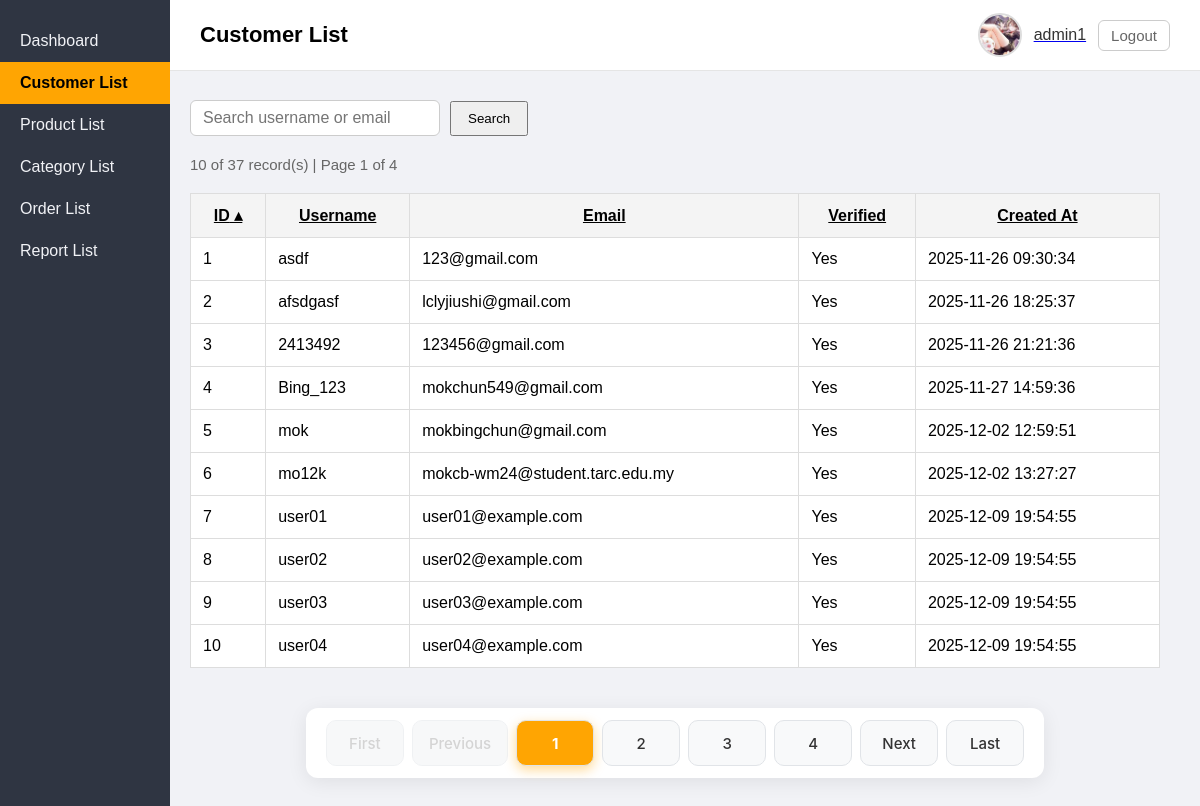
Page /admin/page/customer.php (signed in) on the committed database.
### tables this page shows
CREATE TABLE `customer` (
  `customer_id` int(11) NOT NULL,
  `username` varchar(100) NOT NULL,
  `email` varchar(100) NOT NULL,
  `is_verified` tinyint(1) DEFAULT 0,
  `password` varchar(255) NOT NULL,
  `failed_attempt` int(11) NOT NULL DEFAULT 0,
  `last_failed_at` datetime DEFAULT NULL,
  `phone` varchar(20) NOT NULL,
  `created_at` datetime NOT NULL DEFAULT current_timestamp(),
  `photo` varchar(255) NOT NULL
);

### admin/page/customer.php (the view, shortened to what this page needs)
<?php
require '../_base.php';
$current = 'customer';
$_title = 'Customer List';
$fields = [
    'customer_id'   => 'ID',
    'username'      => 'Username',
    'email'         => 'Email',
    'is_verified'   => 'Verified',
    'created_at'    => 'Created At',
];
$sort = req('sort');
key_exists($sort, $fields) || $sort = 'customer_id';
$dir = req('dir');
in_array($dir, ['asc', 'desc']) || $dir = 'asc';
$sql = "SELECT * FROM customer WHERE 1=1";
$params = [];
$sql .= " ORDER BY $sort $dir";
$page = req('page', 1);
require_once '../lib/SimplePager.php';
$p = new SimplePager($sql, $params, 10, $page);
$customer_list = $p->result;
include '../_head.php';
?>
<div class="content">
    <form method="get" class="search-form" style="margin-bottom:20px; display:flex; gap:10px;">
        <?= html_search('keyword', 'Search username or email', 'style="padding:8px 12px; border:1px solid #ccc; border-radius:6px; width:250px;"') ?>
        <button style="padding:8px 16px;">Search</button>
    </form>
        <p style="margin:20px 0; color:#666; font-size:15px;">
           <?= $p->count ?> of <?= $p->item_count ?> record(s) |
    Page <?= $p->page ?> of <?= $p->page_count ?>
        </p>
    <table class="customers-table">
        <thead>
            <tr>
                <?= table_headers($fields, $sort, $dir, "page=$page") ?>
            </tr>
        </thead>
        <tbody>
            <?php if (empty($customer_list)): ?>
                <tr><td colspan="5" style="text-align:center; padding:20px;">No results found</td></tr>
            <?php else: ?>
                <?php foreach ($customer_list as $customer): ?>
                    <tr>
                        <td><?= $customer->customer_id ?></td>
                        <td><?= $customer->username ?></td>
                        <td><?= $customer->email ?></td>
                        <td><?= $customer->is_verified ? 'Yes' : 'No' ?></td>
                        <td><?= $customer->created_at ?></td>
                    </tr>
                <?php endforeach; ?>
            <?php endif; ?>
        </tbody>
    </table>
    <div style="margin-top:20px;">
        <?= $p->html("sort=$sort&dir=$dir") ?>
    </div>
</div>
<?php include '../_foot.php'; ?>

### admin/_head.php (shortened to what this page needs)
<!DOCTYPE html>
<html>
<head>
    <link rel="stylesheet" href="/admin/css/app.css">
    <link href='https://unpkg.com/boxicons@2.1.4/css/boxicons.min.css' rel='stylesheet'>
    <link href='https://cdn.boxicons.com/3.0.5/fonts/basic/boxicons.min.css' rel='stylesheet'>
</head>
<body class="<?= htmlspecialchars($_body_class ?? '') ?>">
<?php if (isset($_SESSION['admin_id'])): ?>
    <?php
        $admin_id = $_SESSION['admin_id'];
        $stm = $_db->prepare('SELECT * FROM admin WHERE admin_id = ? ');
        $stm->execute([$admin_id]);
        $admin = $stm->fetch();
        $profile_pic = $_SESSION['profile_pic'] = $admin->photo ?: 'default_pic.jpg';
    ?>
    <div class="sidebar">
        <ul>
            <li class="<?= $current == 'dashboard' ? 'active' : '' ?>">
                <a href="/admin/page/dashboard.php">Dashboard</a>
            </li>
            <li class="<?= $current == 'customer' ? 'active' : '' ?>">
                <a href="/admin/page/customer.php">Customer List</a>
        </li>
        <li class="<?= $current == 'product' ? 'active' : '' ?>">
                <a href="/admin/page/product.php">Product List</a>
            </li>
            <li class="<?= $current == 'category' ? 'active' : '' ?>">
                <a href="/admin/page/category.php">Category List</a>
            </li>
            <li class="<?= $current == 'order' ? 'active' : '' ?>">
                <a href="/admin/page/order.php">Order List</a>
            </li>
            <li class="<?= $current == 'report' ? 'active' : '' ?>">
                <a href="/admin/page/report.php">Report List</a>
            </li>
        </ul>
    </div>
<main>
        <div class="header">
            <h2><?= $_title ?></h2>
            <div class="user-info">
            <img
            src="/admin/images/profile/<?= $profile_pic ?>"
            alt="<?= htmlspecialchars($_SESSION['admin_username']) ?>'s Profile"
            class="img"
            onclick="window.location.href='/admin/page/adminprofile.php'"
            style="cursor:pointer;"
            >
            <a href="/admin/page/adminprofile.php">
                <span><?= htmlspecialchars($_SESSION['admin_username']) ?></span>
                <a href="/admin/page/adminlogout.php" class="logout">Logout</a>
            </div>
        </div>
        <?php endif; ?>

### admin/css/app.css (style rules this page uses)
body { margin: 0; font-family: Arial, sans-serif; background: #f1f2f6; }
.sidebar { width: 170px; height: 100vh; background: #2f3542; position: fixed; top: 0; left: 0; padding-top: 20px; color: white; }
.sidebar ul { margin-bottom: 15px; list-style: none; padding: 0; margin: 0; }
.sidebar ul li a { display: block; padding: 12px 20px; color: #f1f2f6; text-decoration: none; font-size: 16px; }
.sidebar ul li.active a { background: #ffa502; color: black !important; font-weight :bold; }
.header { height: 70px; display: flex; justify-content: space-between; align-items: center; padding: 0 30px; background: #fff; border-bottom: 1px solid #e5e5e5; position: fixed; top: 0; left: 170px; right: 0; z-index: 10; }
.header h2 { margin: 0; font-size: 22px; font-weight: 600; }
.user-info { display: flex; align-items: center; gap: 12px; }
.user-info img { width: 40px; height: 40px; border-radius: 50%; object-fit: cover; border: 2px solid #ddd; }
.user-info span { font-size: 16px; font-weight: 500; color: #333; }
.user-info a.logout { text-decoration: none; font-size: 15px; color: #666; padding: 6px 12px; border: 1px solid #ccc; border-radius: 6px; transition: 0.2s ease; }
.content { margin-left: 150px; padding: 100px 40px 40px 40px; }
table { width: 100%; border-collapse: collapse; margin-top: 20px; background: white; }
table th, table td { border: 1px solid #ddd; padding: 12px; }
.search-form { display: flex; align-items: center; gap: 12px; flex-wrap: wrap; flex: 1; max-width: 500px; }

### rows in the picture
customer: customer_id "10", username "user04", email "user04@example.com", is_verified "Yes", created_at "2025-12-09 19:54:55"
customer: customer_id "1", username "asdf", email "123@gmail.com", is_verified "Yes", created_at "2025-11-26 09:30:34"
customer: customer_id "2", username "afsdgasf", email "lclyjiushi@gmail.com", is_verified "Yes", created_at "2025-11-26 18:25:37"
customer: customer_id "3", username "2413492", email "123456@gmail.com", is_verified "Yes", created_at "2025-11-26 21:21:36"
customer: customer_id "4", username "Bing_123", email "mokchun549@gmail.com", is_verified "Yes", created_at "2025-11-27 14:59:36"
customer: customer_id "5", username "mok", email "mokbingchun@gmail.com", is_verified "Yes", created_at "2025-12-02 12:59:51"
customer: customer_id "6", username "mo12k", email "mokcb-wm24@student.tarc.edu.my", is_verified "Yes", created_at "2025-12-02 13:27:27"
customer: customer_id "7", username "user01", email "user01@example.com", is_verified "Yes", created_at "2025-12-09 19:54:55"
customer: customer_id "8", username "user02", email "user02@example.com", is_verified "Yes", created_at "2025-12-09 19:54:55"
customer: customer_id "9", username "user03", email "user03@example.com", is_verified "Yes", created_at "2025-12-09 19:54:55"

### other values in the picture
$_title "Customer List"
$_SESSION['admin_username'] "admin1"
$p->item_count "37"
$p->page "1"
$p->page_count "4"
$v "ID"
$v "Username"
$v "Email"
$v "Verified"
$v "Created At"
